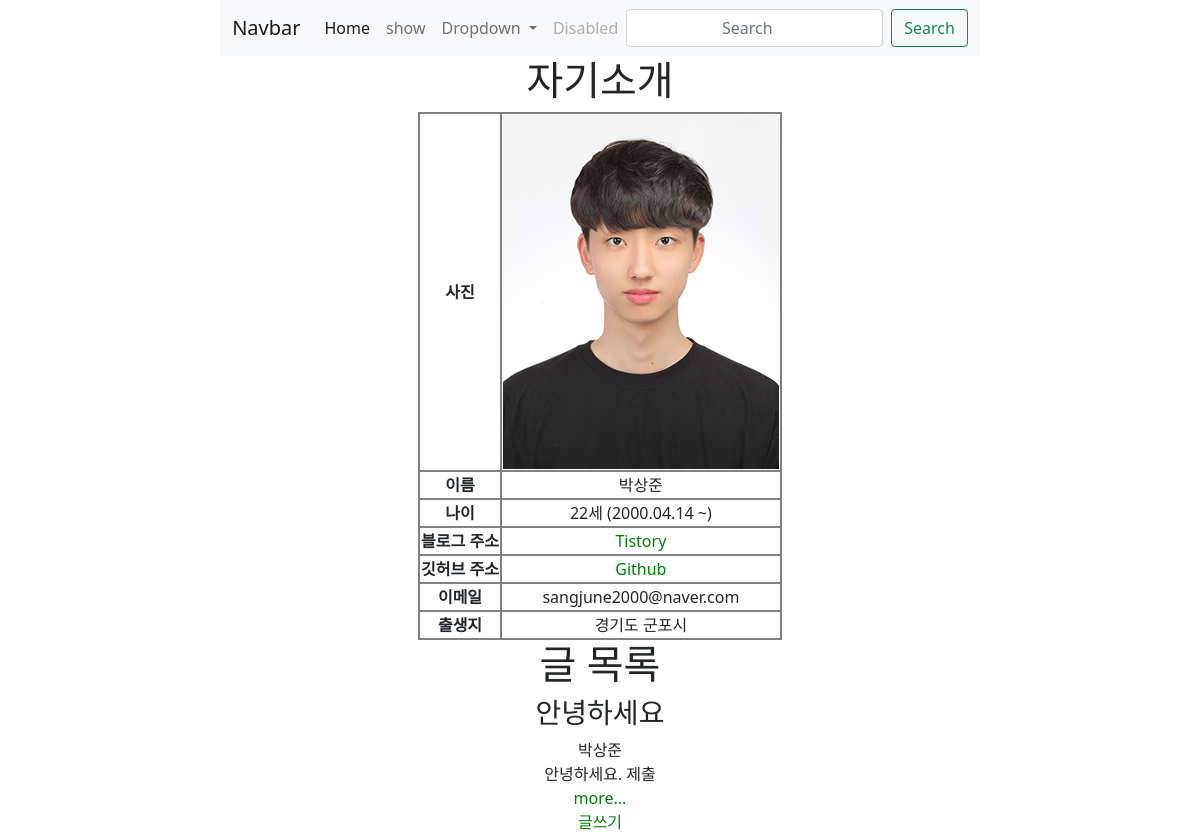
Before: / with the older database file.
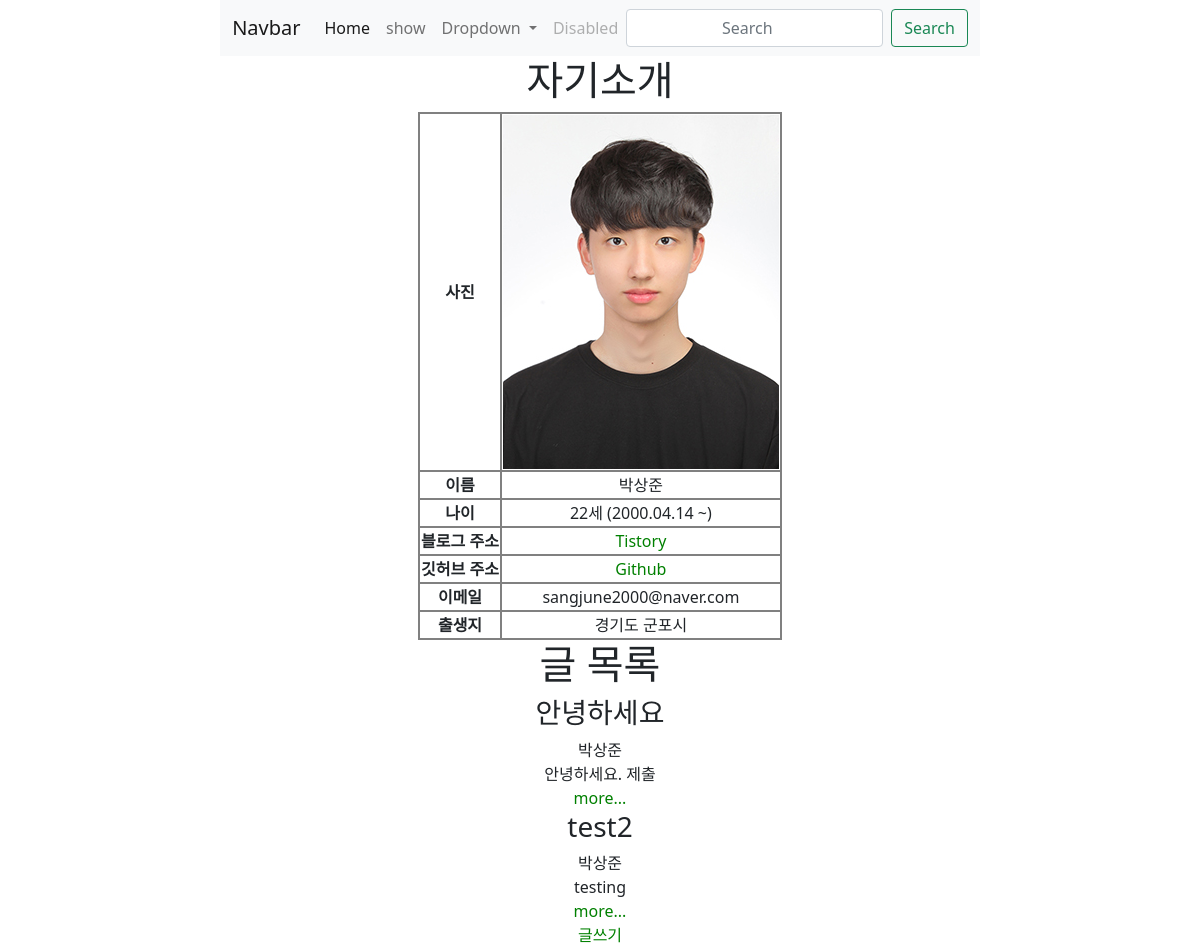
After: the same page with the newer database file.
### main/models.py (models this page shows, shortened)
class Post(models.Model):
    title = models.CharField(max_length=200)
    writer = models.CharField(max_length=100)
    pub_date = models.DateTimeField()
    body = models.TextField()
    def summary(self):
        return self.body[:10]

### main/views.py (the view)
# urls.py: path("", views.showmain, name="mainpage"),
def showmain(request):
    posts = Post.objects.all()
    return render(request, "main/mainpage.html", {"posts": posts})

### main/templates/main/mainpage.html (shortened to what this page needs)
<!DOCTYPE html>
{% extends 'base.html' %}
{% load static %}
    {% block content %}
    <header>
        <h1>자기소개</h1>
    </header>
    <table>
        <tr>
            <th>사진</th>
            <td><img src="{% static 'images/intro.jpg'%}" alt="증명사진" class="face"></td>
        </tr>
        <tr>
            <th>이름</th>
            <td>박상준</td>
        </tr>
        <tr>
            <th>나이</th>
            <td>22세 (2000.04.14 ~)</td>
        </tr>
        <tr>
            <th>블로그 주소</th>
            <td><a href="https://stujune-to-devjune.tistory.com/" target="_blank">Tistory</a></td>
        </tr>
        <tr>
            <th>깃허브 주소</th>
            <td><a href="https://github.com/SJ-stk?tab=repositories" target="_blank">Github</a></td>
        </tr>
        <tr>
            <th>이메일</th>
            <td>sangjune2000@naver.com</td>
        </tr>
        <tr>
            <th>출생지</th>
            <td>경기도 군포시</td>
        </tr>
    </table>
    <h1>글 목록</h1>
    <div>
	    {% for post in posts %}
	    <div>
		    <h3>{{post.title}}</h3>
		    {{post.writer}}<br>
		    {{post.summary}}<br>
            <a href="{%url 'detail' post.id%}">more...</a>
	    </div>
	    {%endfor%}
        <a href="{%url 'new' %}">글쓰기</a>
    </div>
    {% endblock %}

Changed rows visible on the page:
added Post: title "test2", writer "박상준", summary "testing"
